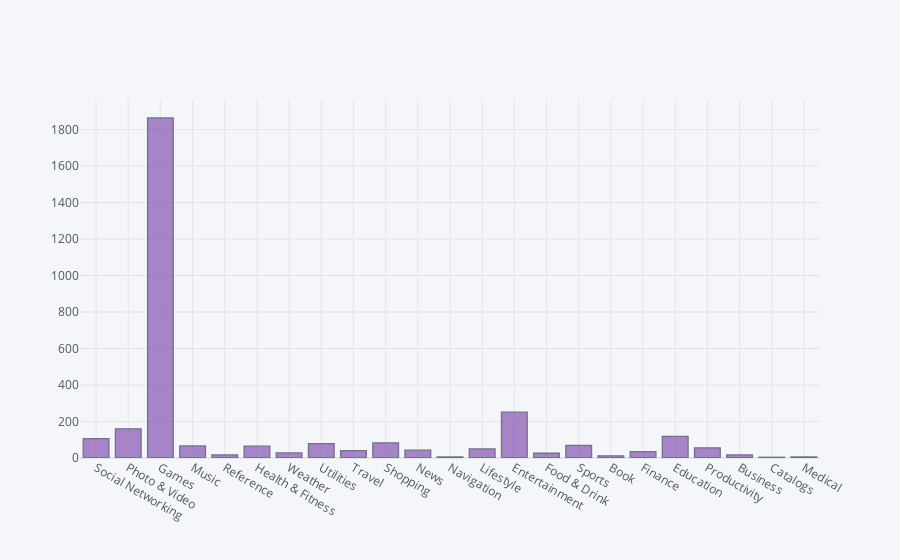

Notebook cell for this chart:
### Code cell
appstore['prime_genre'].iplot(kind='hist', colors ='#9467bd') #Visualisation

### Figure 1 — Plotly figure (JSON) as saved in the notebook; plotly's stock layout.template omitted (floating-point values rounded to 4 significant figures; data arrays with more than 128 entries replaced by an {"elided": "..."} marker saying what was removed)
{"data": [{"histfunc": "count", "histnorm": "", "marker": {"color": "rgba(148, 103, 189, 1.0)", "line": {"color": "#4D5663", "width": 1.3}}, "name": "prime_genre", "opacity": 0.8, "orientation": "v", "type": "histogram", "x": {"elided": "3201 str values"}}], "layout": {"barmode": "overlay", "legend": {"bgcolor": "#F5F6F9", "font": {"color": "#4D5663"}}, "paper_bgcolor": "#F5F6F9", "plot_bgcolor": "#F5F6F9", "title": {"font": {"color": "#4D5663"}}, "xaxis": {"gridcolor": "#E1E5ED", "showgrid": true, "tickfont": {"color": "#4D5663"}, "title": {"font": {"color": "#4D5663"}, "text": ""}, "zerolinecolor": "#E1E5ED"}, "yaxis": {"gridcolor": "#E1E5ED", "showgrid": true, "tickfont": {"color": "#4D5663"}, "title": {"font": {"color": "#4D5663"}, "text": ""}, "zerolinecolor": "#E1E5ED"}}}
